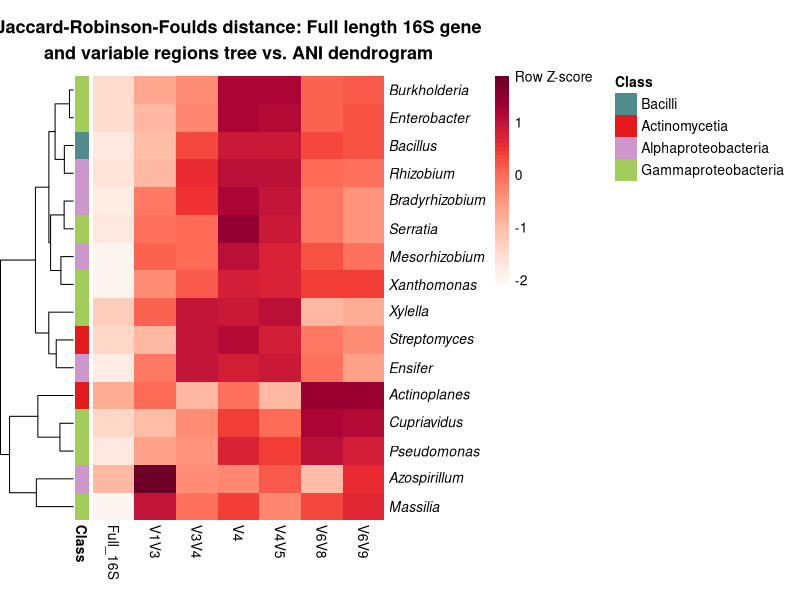
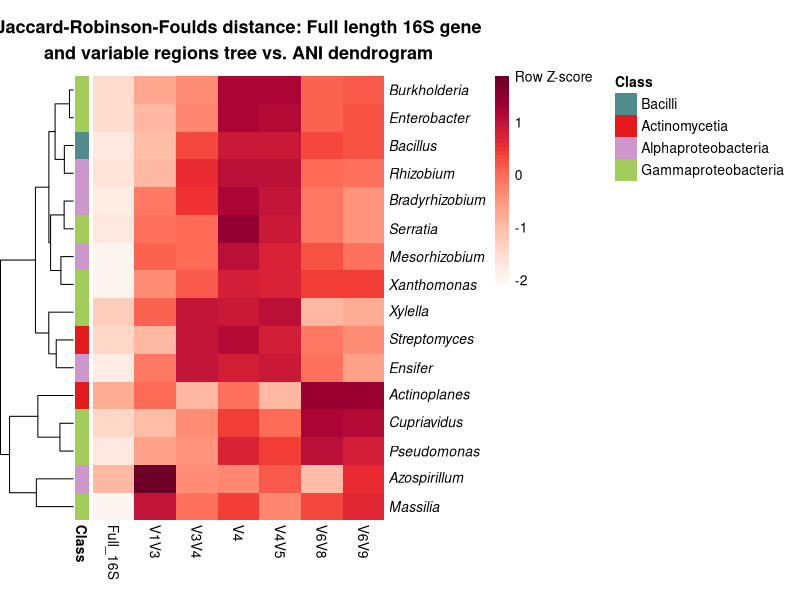

Here is the R script that generated these plots, in order:
library(tibble)
library(pheatmap)
library(tidyr)
library(ggplot2)

distance_table <- read.csv('JRF_distance_ANI.csv')

distance_tab <- distance_table %>% 
  pivot_wider(names_from = Region, values_from = Distance) %>% 
  column_to_rownames(var="Genus")

df_zscore <- apply(distance_tab, 1, function(x) (x - mean(x)) / sd(x))
df_zscore <- t(df_zscore)

sorted_rows <- c("Bacillus", "Streptomyces", "Actinoplanes", "Azospirillum", "Bradyrhizobium", "Mesorhizobium", 
                 "Rhizobium", "Ensifer", "Massilia", "Cupriavidus", "Burkholderia","Xylella", "Xanthomonas", 
                 "Pseudomonas", "Serratia", "Enterobacter")

dfJRF <- as.matrix(df_zscore)
dfJRF_sorted <- dfJRF[match(sorted_rows, rownames(dfJRF)), , drop = FALSE]

newnames <- lapply(
  rownames(dfJRF_sorted),
  function(x) bquote(italic(.(x))))

Class <- data.frame(Class = c("Bacilli", "Actinomycetia", "Actinomycetia", "Alphaproteobacteria", 
                              "Alphaproteobacteria", "Alphaproteobacteria", "Alphaproteobacteria", 
                              "Alphaproteobacteria", "Gammaproteobacteria", "Gammaproteobacteria", 
                              "Gammaproteobacteria", "Gammaproteobacteria","Gammaproteobacteria", 
                              "Gammaproteobacteria", "Gammaproteobacteria", "Gammaproteobacteria"))

row.names(Class) <- row.names(dfJRF_sorted)

order_color <- list(Class = c(Bacilli = "#528B8B", Actinomycetia = "#e41a1c", Alphaproteobacteria ="#CD96CD", Gammaproteobacteria = "#A2CD5A"))

plt1JRF <- pheatmap(dfJRF_sorted,
                    main = "Jaccard-Robinson-Foulds distance: Full length 16S gene\nand variable regions tree vs. ANI dendrogram",
                    cluster_cols = F,
                    cluster_rows = T,
                    cellwidth = 30,
                    cellheight = 20,
                    border_color = NA,
                    gaps_row = 1:16,
		    labels_row = as.expression(newnames),
                    color = rev(hcl.colors(50, "Reds")),
                    annotation_colors = order_color,
                    annotation_row = Class,
                    legend_breaks = c(1.87, 1, 0, -1, -2),
                    legend_labels = c("Row Z-score", 1, 0, -1, -2))
ggsave("Heatmap_1e.png", plt1JRF, width = 9, height = 7)